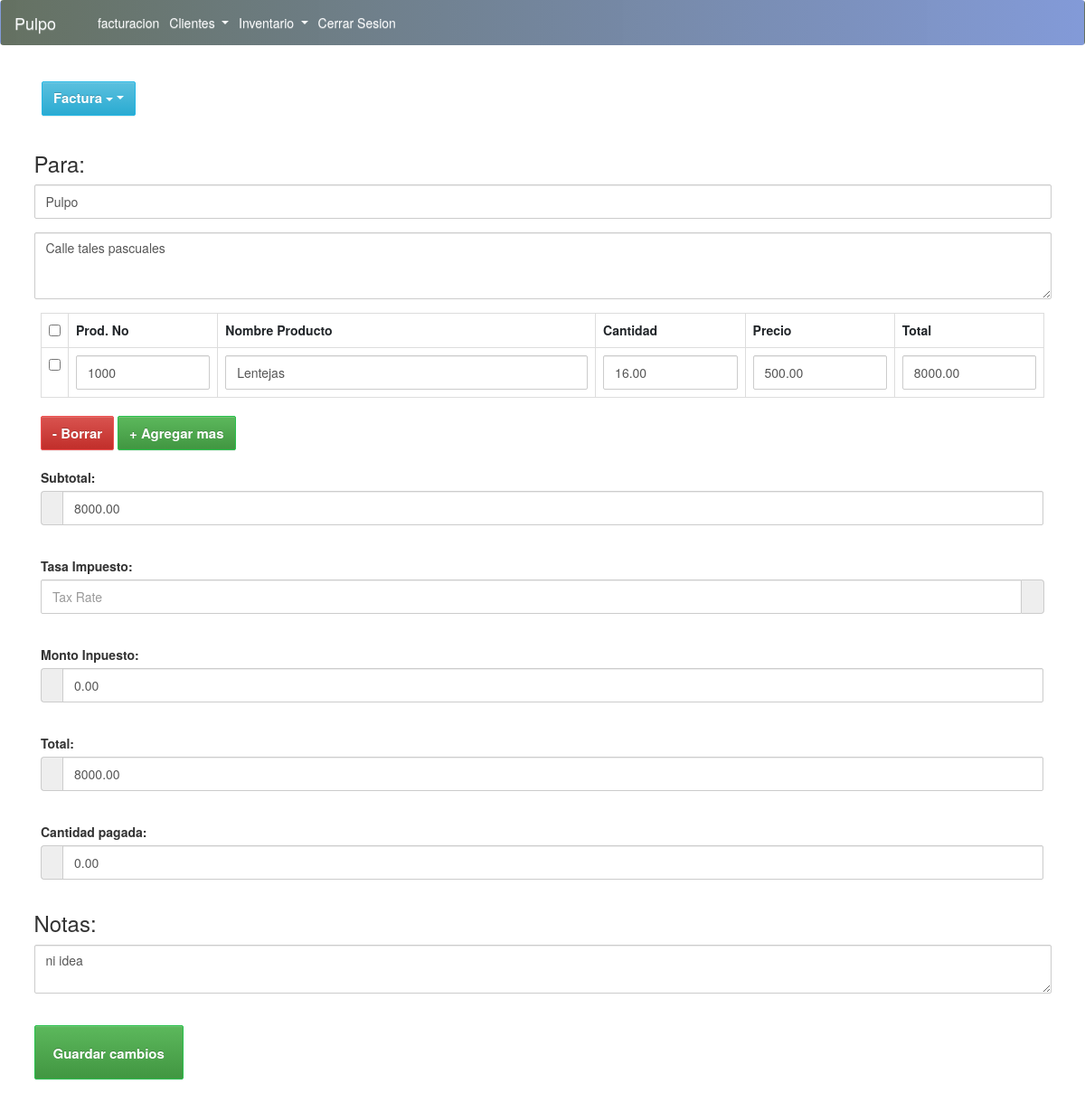
The app's page /facturacion/edit_invoice.php?update_id=1 with its own data.
### tables this page shows
CREATE TABLE `factura_orden` (
  `order_id` int(11) NOT NULL,
  `order_date` timestamp NOT NULL DEFAULT current_timestamp(),
  `order_receiver_name` varchar(250) NOT NULL,
  `order_receiver_address` text NOT NULL,
  `order_total_before_tax` decimal(10,2) NOT NULL,
  `order_total_tax` decimal(10,2) NOT NULL,
  `order_tax_per` varchar(250) NOT NULL,
  `order_total_after_tax` double(10,2) NOT NULL,
  `order_amount_paid` decimal(10,2) NOT NULL,
  `order_total_amount_due` decimal(10,2) NOT NULL,
  `note` text NOT NULL
);

CREATE TABLE `factura_orden_producto` (
  `order_item_id` int(11) NOT NULL,
  `order_id` int(11) NOT NULL,
  `item_code` varchar(250) NOT NULL,
  `item_name` varchar(250) NOT NULL,
  `order_item_quantity` decimal(10,2) NOT NULL,
  `order_item_price` decimal(10,2) NOT NULL,
  `order_item_final_amount` decimal(10,2) NOT NULL
);

### facturacion/Invoice.php (called while the page is built, shortened)
<?php
class Invoice{
	private $host  = 'localhost';
    private $user  = 'root';
    private $password   = "";
    private $database  = "pulpof";
    private $invoiceOrderTable = 'factura_orden';
	private $invoiceOrderItemTable = 'factura_orden_producto';
	private $dbConnect = false;
    public function __construct(){
        if(!$this->dbConnect){
            $conn = new mysqli($this->host, $this->user, $this->password, $this->database);
            if($conn->connect_error){
                die("Error failed to connect to MySQL: " . $conn->connect_error);
            }else{
                $this->dbConnect = $conn;
            }
        }
    }
	private function getData($sqlQuery) {
		$result = mysqli_query($this->dbConnect, $sqlQuery);
		$data= array();
		while ($row = mysqli_fetch_assoc($result)) {
			$data[]=$row;
		}
		return $data;
	}
	public function getInvoice($invoiceId){
		$sqlQuery = "
			SELECT * FROM ".$this->invoiceOrderTable."
			WHERE order_id = '$invoiceId'";
		$result = mysqli_query($this->dbConnect, $sqlQuery);
		$row = mysqli_fetch_assoc($result);
		return $row;
	}
	public function getInvoiceItems($invoiceId){
		$sqlQuery = "
			SELECT * FROM ".$this->invoiceOrderItemTable."
			WHERE order_id = '$invoiceId'";
		return  $this->getData($sqlQuery);
	}
}
?>

### facturacion/edit_invoice.php (the view, shortened to what this page needs)
<?php
include 'Invoice.php';
$invoice = new Invoice();
if(!empty($_GET['update_id']) && $_GET['update_id']) {
	$invoiceValues = $invoice->getInvoice($_GET['update_id']);
	$invoiceItems = $invoice->getInvoiceItems($_GET['update_id']);
}
?>
<!DOCTYPE html>
<html lang="en">
<head>
    <link href="https://cdn.jsdelivr.net/npm/bootstrap@5.1.3/dist/css/bootstrap.min.css" rel="stylesheet">
    <link rel="stylesheet" href="../css/estilos.css">
    <link rel="stylesheet" href="https://maxcdn.bootstrapcdn.com/bootstrap/3.3.5/css/bootstrap.min.css">
    <link rel="stylesheet" href="https://maxcdn.bootstrapcdn.com/bootstrap/3.3.5/css/bootstrap-theme.min.css">
</head>
<body>
        <div class="container-fuild" >
        <nav class="navbar navbar-expand-lg navbar-light bg-light">
  <div class="container-fluid">
    <a class="navbar-brand text-light" href="">Pulpo</a>
    <div class="collapse navbar-collapse" id="navbarSupportedContent">
      <ul class="navbar-nav me-auto mb-2 mb-lg-0">
        <li class="nav-item">
        <a class="nav-link text-light" href="create_invoice.php">facturacion</a>
        </li>
        <li class="nav-item dropdown">
          <a class="nav-link dropdown-toggle text-light" href="verClientes.php" id="navbarDropdown" role="button" data-bs-toggle="dropdown" aria-expanded="false">
            Clientes
          </a>
        </li>
        <li class="nav-item dropdown">
          <a class="nav-link dropdown-toggle text-light" href="inventario/producto/inventario.php" id="navbarDropdown" role="button" data-bs-toggle="dropdown" aria-expanded="false">
            Inventario
          </a>
        </li>
        <li class="nav-item">
            <a class="nav-link text-light" href="../../php/cerrarsesion.php">Cerrar Sesion</a>
        </li>
      </ul>
    </div>
  </div>
</nav>
<div class="container content-invoice">
    	<form action="" id="invoice-form" method="post" class="invoice-form" role="form" novalidate>
	    	<div class="load-animate animated fadeInUp">
		    	<div class="row">
		    		<div class="col-xs-8 col-sm-8 col-md-8 col-lg-8">
		    			<br>
						<?php include('menu.php');?>
		    		</div>
		    	</div>
		    	<div class="row">
		      		<div class="col-xs-12 col-sm-4 col-md-4 col-lg-4">
					  <br>
		      		</div>
		      		<div class="">
		      			<h3>Para:</h3>
		      			<div class="form-group">
							<input value="<?php echo $invoiceValues['order_receiver_name']; ?>" type="text" class="form-control" name="companyName" id="companyName" placeholder="Nombre de Empresa" autocomplete="off">
						</div>
						<div class="form-group">
							<textarea class="form-control" rows="3" name="address" id="address" placeholder="Su Dirección"><?php echo $invoiceValues['order_receiver_address']; ?></textarea>
						</div>
		      		</div>
		      	</div>
		      	<div class="row">
		      		<div class="col-xs-12 col-sm-12 col-md-12 col-lg-12">
<table class="table table-bordered table-hover" id="invoiceItem">
<tr>
    <th width="2%"><input id="checkAll" class="formcontrol" type="checkbox"></th>
<th width="15%">Prod. No</th>
<th width="38%">Nombre Producto</th>
<th width="15%">Cantidad</th>
<th width="15%">Precio</th>
<th width="15%">Total</th>
</tr>
<?php
$count = 0;
foreach($invoiceItems as $invoiceItem){
    $count++;
?>
<tr>
    <td><input class="itemRow" type="checkbox"></td>
    <td><input type="text" value="<?php echo $invoiceItem["item_code"]; ?>" name="productCode[]" id="productCode_<?php echo $count; ?>" class="form-control" autocomplete="off"></td>
    <td><input type="text" value="<?php echo $invoiceItem["item_name"]; ?>" name="productName[]" id="productName_<?php echo $count; ?>" class="form-control" autocomplete="off"></td>
    <td><input type="number" value="<?php echo $invoiceItem["order_item_quantity"]; ?>" name="quantity[]" id="quantity_<?php echo $count; ?>" class="form-control quantity" autocomplete="off"></td>
    <td><input type="number" value="<?php echo $invoiceItem["order_item_price"]; ?>" name="price[]" id="price_<?php echo $count; ?>" class="form-control price" autocomplete="off"></td>
    <td><input type="number" value="<?php echo $invoiceItem["order_item_final_amount"]; ?>" name="total[]" id="total_<?php echo $count; ?>" class="form-control total" autocomplete="off"></td>
</tr>
<?php } ?>
</table>
		      		</div>
		      	</div>
		      	<div class="row">
		      		<div class="col-xs-12 col-sm-3 col-md-3 col-lg-3">
		      			<button class="btn btn-danger delete" id="removeRows" type="button">- Borrar</button>
		      			<button class="btn btn-success" id="addRows" type="button">+ Agregar mas</button>
		      		</div>
		      	</div>
		      			<br>
		      		<div class="">
						<span class="">
							<div class="form-group">
								<label>Subtotal: &nbsp;</label>
								<div class="input-group">
									<div class="input-group-addon currency"></div>
									<input value="<?php echo $invoiceValues['order_total_before_tax']; ?>" type="number" class="form-control" name="subTotal" id="subTotal" placeholder="Subtotal">
								</div>
							</div>
							<br>
							<div class="form-group">
								<label>Tasa Impuesto: &nbsp;</label>
								<div class="input-group">
									<input value="<?php echo $invoiceValues['order_tax_per']; ?>" type="number" class="form-control" name="taxRate" id="taxRate" placeholder="Tax Rate">
									<div class="input-group-addon"></div>
								</div>
							</div>
							<br>
							<div class="form-group">
								<label>Monto Inpuesto: &nbsp;</label>
								<div class="input-group">
									<div class="input-group-addon currency"></div>
									<input value="<?php echo $invoiceValues['order_total_tax']; ?>" type="number" class="form-control" name="taxAmount" id="taxAmount" placeholder="Tax Amount">
								</div>
							</div>
							<br>
							<div class="form-group">
								<label>Total: &nbsp;</label>
								<div class="input-group">
									<div class="input-group-addon currency"></div>
									<input value="<?php echo $invoiceValues['order_total_after_tax']; ?>" type="number" class="form-control" name="totalAftertax" id="totalAftertax" placeholder="Total">
								</div>
							</div>
							<br>
							<div class="form-group">
								<label>Cantidad pagada: &nbsp;</label>
								<div class="input-group">
									<div class="input-group-addon currency"></div>
									<input value="<?php echo $invoiceValues['order_amount_paid']; ?>" type="number" class="form-control" name="amountPaid" id="amountPaid" placeholder="Amount Paid">
								</div>
							</div>
						</span>
					</div>
		      	</div>
				  <div class="row">
		      		<div class="">
		      			<h3>Notas: </h3>
		      			<div class="form-group">
							<textarea class="form-control txt" rows="0" name="notes" id="notes" placeholder="Tus Notas"><?php echo $invoiceValues['note']; ?></textarea>
						</div>
						<br>
						<div class="form-group">
			      			<input data-loading-text="Guardar cambios" type="submit" name="invoice_btn" value="Guardar cambios" class="btn btn-success submit_btn invoice-save-btm">
			      		</div>
		      		</div>
	      	</div>
		</form>
    </div>
</div>

### CSS/estilos.css (style rules this page uses)
* { margin: 0; padding: 0; box-sizing: border-box; }
body { font-family: Georgia, 'Times New Roman', Times, serif; }
nav { text-align: right; padding: 15px 30px 0 0; position: fixed; top: 0; left: 0; width: 100%; height: 50px; background: hsla(224, 58%, 48%, 0.404); background: -webkit-linear-gradient(to right, hsla(104, 100%, 5%, 0.61),hsla(224, 58%, 48%, 0.603) ); background: linear-gradient(to right, hsla(104, 100%, 5%, 0.61),hsla(224, 58%, 48%, 0.596)); box-sizing: border-box; z-index: 1001; }

### facturacion/css/style.css (style rules this page uses)
.navbar-nav>li { float:left; margin-left:1px; }
.btn-success, .panel-success { background-color: #27c24c !important; border-color: #27c24c !important; color: #fff !important; }
.btn-danger, .panel-danger { background-color: #f05050; border-color: #f05050; color: #fff !important; }
input[type=number] { -moz-appearance: textfield; }
.invoice-save-btm { height:60px;padding:20px;font-size:20px; }
.form-control, .btn { min-height: 38px; border-radius: 2px; }
.btn { font-size: 15px; font-weight: bold; }

### records on screen
factura_orden: companyName "Pulpo", address "Calle tales pascuales", subTotal "8000.00", taxAmount "0.00", totalAftertax "8000.00", amountPaid "0.00", notes "ni idea"
factura_orden_producto: item_code "1000", item_name "Lentejas", order_item_quantity "16.00", order_item_price "500.00", order_item_final_amount "8000.00"
